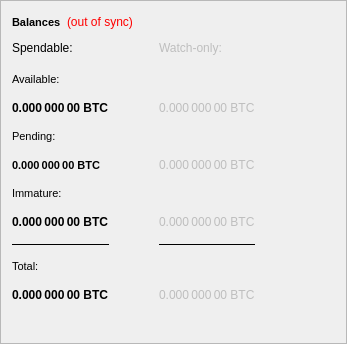
        <widget class="QFrame" name="frame_Balances">
         <property name="frameShape">
          <enum>QFrame::StyledPanel</enum>
         </property>
         <property name="frameShadow">
          <enum>QFrame::Raised</enum>
         </property>
         <layout class="QVBoxLayout" name="verticalLayout_4">
          <item>
           <layout class="QHBoxLayout" name="horizontalLayout_4">
            <item>
             <widget class="QLabel" name="BalanceTitle">
              <property name="font">
               <font>
                <pointsize>8</pointsize>
                <weight>75</weight>
                <italic>false</italic>
                <bold>true</bold>
                <underline>false</underline>
                <stylestrategy>PreferDefault</stylestrategy>
               </font>
              </property>
              <property name="text">
               <string>Balances</string>
              </property>
             </widget>
            </item>
            <item>
             <widget class="QLabel" name="labelWalletStatus">
              <property name="cursor">
               <cursorShape>WhatsThisCursor</cursorShape>
              </property>
              <property name="toolTip">
               <string>The displayed information may be out of date. Your wallet automatically synchronizes with the barandos network after a connection is established, but this process has not completed yet.</string>
              </property>
              <property name="styleSheet">
               <string notr="true">QLabel { color: red; }</string>
              </property>
              <property name="text">
               <string notr="true">(out of sync)</string>
              </property>
             </widget>
            </item>
            <item>
             <spacer name="horizontalSpacer_3">
              <property name="orientation">
               <enum>Qt::Horizontal</enum>
              </property>
              <property name="sizeHint" stdset="0">
               <size>
                <width>30</width>
                <height>20</height>
               </size>
              </property>
             </spacer>
            </item>
           </layout>
          </item>
          <item>
           <layout class="QGridLayout" name="gridLayout">
            <property name="horizontalSpacing">
             <number>50</number>
            </property>
            <property name="verticalSpacing">
             <number>15</number>
            </property>
            <item row="0" column="0">
             <widget class="QLabel" name="labelSpendable">
              <property name="text">
               <string>Spendable:</string>
              </property>
             </widget>
            </item>
            <item row="10" column="0">
             <widget class="QLabel" name="labelTotal">
              <property name="font">
               <font>
                <weight>75</weight>
                <bold>true</bold>
               </font>
              </property>
              <property name="toolTip">
               <string>Your current total balance</string>
              </property>
              <property name="text">
               <string notr="true">0.000 000 00 BTC</string>
              </property>
              <property name="textInteractionFlags">
               <set>Qt::NoTextInteraction</set>
              </property>
             </widget>
            </item>
            <item row="2" column="0">
             <widget class="QLabel" name="labelBalance">
              <property name="font">
               <font>
                <weight>75</weight>
                <bold>true</bold>
               </font>
              </property>
              <property name="toolTip">
               <string>Your current spendable balance</string>
              </property>
              <property name="text">
               <string notr="true">0.000 000 00 BTC</string>
              </property>
              <property name="textInteractionFlags">
               <set>Qt::NoTextInteraction</set>
              </property>
             </widget>
            </item>
            <item row="4" column="1">
             <widget class="QLabel" name="labelWatchPending">
              <property name="enabled">
               <bool>false</bool>
              </property>
              <property name="font">
               <font>
                <weight>50</weight>
                <bold>false</bold>
               </font>
              </property>
              <property name="toolTip">
               <string>Unconfirmed transactions to watch-only addresses</string>
              </property>
              <property name="text">
               <string notr="true">0.000 000 00 BTC</string>
              </property>
              <property name="textInteractionFlags">
               <set>Qt::NoTextInteraction</set>
              </property>
             </widget>
            </item>
            <item row="4" column="0">
             <widget class="QLabel" name="labelUnconfirmed">
              <property name="font">
               <font>
                <pointsize>8</pointsize>
                <weight>75</weight>
                <bold>true</bold>
               </font>
              </property>
              <property name="toolTip">
               <string>Total of transactions that have yet to be confirmed, and do not yet count toward the spendable balance</string>
              </property>
              <property name="text">
               <string notr="true">0.000 000 00 BTC</string>
              </property>
              <property name="textInteractionFlags">
               <set>Qt::NoTextInteraction</set>
              </property>
             </widget>
            </item>
            <item row="0" column="1">
             <widget class="QLabel" name="labelWatchonly">
              <property name="enabled">
               <bool>false</bool>
              </property>
              <property name="text">
               <string>Watch-only:</string>
              </property>
             </widget>
            </item>
            <item row="6" column="1">
             <widget class="QLabel" name="labelWatchImmature">
              <property name="enabled">
               <bool>false</bool>
              </property>
              <property name="font">
               <font>
                <weight>50</weight>
                <bold>false</bold>
               </font>
              </property>
              <property name="toolTip">
               <string>Staked or masternode rewards in watch-only addresses that has not yet matured</string>
              </property>
              <property name="text">
               <string notr="true">0.000 000 00 BTC</string>
              </property>
              <property name="textInteractionFlags">
               <set>Qt::NoTextInteraction</set>
              </property>
             </widget>
            </item>
            <item row="8" column="0">
             <widget class="Line" name="lineSpendableBalance">
              <property name="enabled">
               <bool>true</bool>
              </property>
              <property name="sizePolicy">
               <sizepolicy hsizetype="Preferred" vsizetype="Fixed">
                <horstretch>0</horstretch>
                <verstretch>0</verstretch>
               </sizepolicy>
              </property>
              <property name="maximumSize">
               <size>
                <width>16777215</width>
                <height>1</height>
               </size>
              </property>
              <property name="frameShadow">
               <enum>QFrame::Plain</enum>
              </property>
              <property name="orientation">
               <enum>Qt::Horizontal</enum>
              </property>
             </widget>
            </item>
            <item row="10" column="1">
             <widget class="QLabel" name="labelWatchTotal">
              <property name="enabled">
               <bool>false</bool>
              </property>
              <property name="font">
               <font>
                <weight>50</weight>
                <bold>false</bold>
               </font>
              </property>
              <property name="toolTip">
               <string>Current total balance in watch-only addresses</string>
              </property>
              <property name="text">
               <string notr="true">0.000 000 00 BTC</string>
              </property>
              <property name="textInteractionFlags">
               <set>Qt::NoTextInteraction</set>
              </property>
             </widget>
            </item>
            <item row="8" column="1">
             <widget class="Line" name="lineWatchOnlyBalance">
              <property name="enabled">
               <bool>true</bool>
              </property>
              <property name="sizePolicy">
               <sizepolicy hsizetype="Preferred" vsizetype="Fixed">
                <horstretch>0</horstretch>
                <verstretch>0</verstretch>
               </sizepolicy>
              </property>
              <property name="maximumSize">
               <size>
                <width>16777215</width>
                <height>1</height>
               </size>
              </property>
              <property name="frameShadow">
               <enum>QFrame::Plain</enum>
              </property>
              <property name="orientation">
               <enum>Qt::Horizontal</enum>
              </property>
             </widget>
            </item>
            <item row="0" column="2">
             <spacer name="horizontalSpacer_2">
              <property name="orientation">
               <enum>Qt::Horizontal</enum>
              </property>
              <property name="sizeType">
               <enum>QSizePolicy::Expanding</enum>
              </property>
              <property name="sizeHint" stdset="0">
               <size>
                <width>30</width>
                <height>20</height>
               </size>
              </property>
             </spacer>
            </item>
            <item row="6" column="0">
             <widget class="QLabel" name="labelImmature">
              <property name="font">
               <font>
                <weight>75</weight>
                <bold>true</bold>
               </font>
              </property>
              <property name="toolTip">
               <string>Staked or masternode rewards that has not yet matured</string>
              </property>
              <property name="layoutDirection">
               <enum>Qt::LeftToRight</enum>
              </property>
              <property name="text">
               <string notr="true">0.000 000 00 BTC</string>
              </property>
              <property name="textInteractionFlags">
               <set>Qt::NoTextInteraction</set>
              </property>
             </widget>
            </item>
            <item row="2" column="1">
             <widget class="QLabel" name="labelWatchAvailable">
              <property name="enabled">
               <bool>false</bool>
              </property>
              <property name="font">
               <font>
                <weight>50</weight>
                <bold>false</bold>
               </font>
              </property>
              <property name="toolTip">
               <string>Your current balance in watch-only addresses</string>
              </property>
              <property name="text">
               <string notr="true">0.000 000 00 BTC</string>
              </property>
              <property name="textInteractionFlags">
               <set>Qt::NoTextInteraction</set>
              </property>
             </widget>
            </item>
            <item row="9" column="0" colspan="3">
             <widget class="QLabel" name="labelTotalText">
              <property name="font">
               <font>
                <pointsize>8</pointsize>
               </font>
              </property>
              <property name="text">
               <string>Total:</string>
              </property>
             </widget>
            </item>
            <item row="3" column="0" colspan="3">
             <widget class="QLabel" name="labelPendingText">
              <property name="font">
               <font>
                <pointsize>8</pointsize>
                <kerning>true</kerning>
               </font>
              </property>
              <property name="text">
               <string>Pending:</string>
              </property>
             </widget>
            </item>
            <item row="1" column="0" colspan="3">
             <widget class="QLabel" name="labelBalanceText">
              <property name="font">
               <font>
                <pointsize>8</pointsize>
                <weight>50</weight>
                <bold>false</bold>
               </font>
              </property>
              <property name="text">
               <string>Available:</string>
              </property>
             </widget>
            </item>
            <item row="5" column="0" colspan="3">
             <widget class="QLabel" name="labelImmatureText">
              <property name="font">
               <font>
                <pointsize>8</pointsize>
               </font>
              </property>
              <property name="text">
               <string>Immature:</string>
              </property>
             </widget>
            </item>
           </layout>
          </item>
          <item>
           <spacer name="verticalSpacer_2">
            <property name="orientation">
             <enum>Qt::Vertical</enum>
            </property>
            <property name="sizeType">
             <enum>QSizePolicy::Expanding</enum>
            </property>
            <property name="sizeHint" stdset="0">
             <size>
              <width>20</width>
              <height>30</height>
             </size>
            </property>
           </spacer>
          </item>
         </layout>
        </widget>
